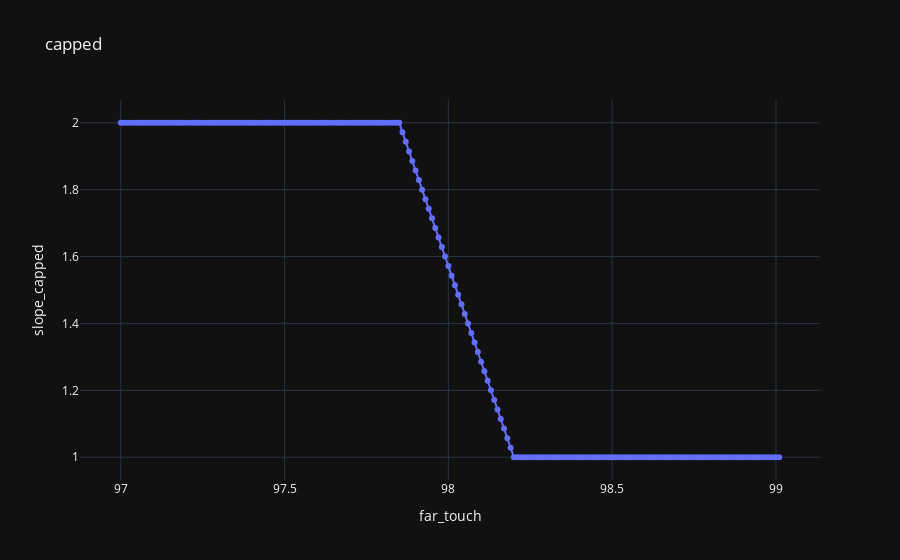
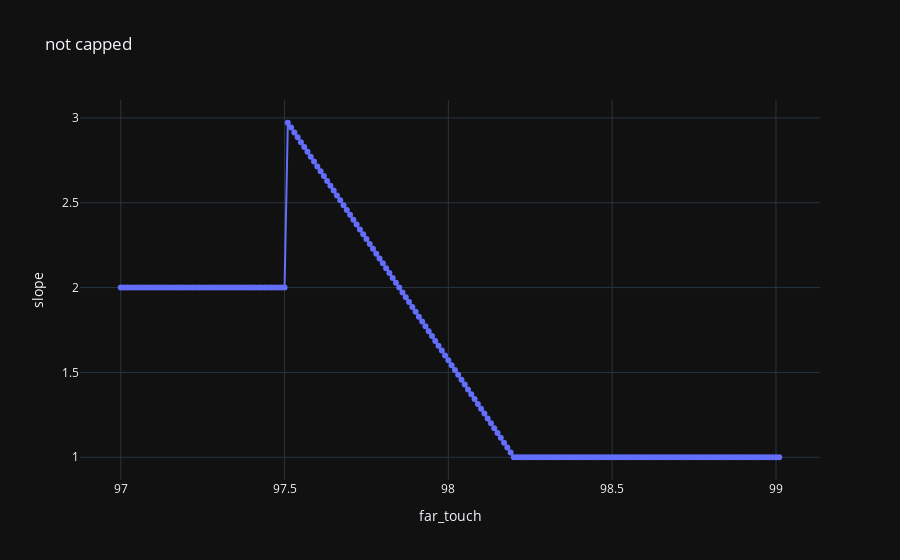

Source (notebook cell) for these figures, in order:
### Code cell
import sys
import pandas as pd
import matplotlib.pyplot as plt
import plotly.express as px
import numpy as np

def plot(ft : float, sl:float):
    plt.plot(ft, sl)
    plt.xlabel('far touch')
    plt.ylabel('slope')
    plt.title('Slope vs. far touch')
    plt.grid(True)
    plt.show()


far_touch = np.round(np.arange(97, 99.01, 0.01), 2)
passive_limit = 97.5
aggressive_limit = 98.2

max_slope_multiplier = 2

data = {
    "far_touch": far_touch,
    "passive_limit": passive_limit,
    "aggressive_limit": aggressive_limit
}

df = pd.DataFrame(data)

def slope(ft:float, pl:float, al:float, cap = sys.float_info.max) -> float:
    if ft <= pl:
        return max_slope_multiplier
    elif ft >= al:
        return 1
    else:
        temp = max_slope_multiplier * (max_slope_multiplier - 1) / (pl - al) * (ft - al) + 1
        temp = min(temp, cap)
        return temp

df['slope'] = df.apply(lambda row : slope(row['far_touch'], row['passive_limit'], row['aggressive_limit']), axis=1)
df['slope_capped'] = df.apply(lambda row: slope(row['far_touch'], row['passive_limit'], row['aggressive_limit'], max_slope_multiplier), axis=1)

df


# plot(df['far_touch'], df['slope'])
# plot(df['far_touch'], df['slope_capped'])

fig = px.line(df, x='far_touch', y='slope_capped', markers=True, title='capped')
fig.show()
fig = px.line(df, x='far_touch', y='slope', markers=True, title='not capped')
fig.show()

### Figure 1 — Plotly figure (JSON) as saved in the notebook; plotly's stock layout.template omitted (floating-point values rounded to 4 significant figures; data arrays with more than 128 entries replaced by an {"elided": "..."} marker saying what was removed)
{"data": [{"hovertemplate": "far_touch=%{x}<br>slope_capped=%{y}<extra></extra>", "legendgroup": "", "line": {"color": "#636efa", "dash": "solid"}, "marker": {"symbol": "circle"}, "mode": "lines+markers", "name": "", "orientation": "v", "showlegend": false, "x": {"elided": "202 float values"}, "xaxis": "x", "y": {"elided": "202 float values"}, "yaxis": "y", "type": "scatter"}], "layout": {"xaxis": {"anchor": "y", "domain": [0.0, 1.0], "title": {"text": "far_touch"}}, "yaxis": {"anchor": "x", "domain": [0.0, 1.0], "title": {"text": "slope_capped"}}, "legend": {"tracegroupgap": 0}, "title": {"text": "capped"}}}

### Figure 2 — Plotly figure (JSON) as saved in the notebook; plotly's stock layout.template omitted (floating-point values rounded to 4 significant figures; data arrays with more than 128 entries replaced by an {"elided": "..."} marker saying what was removed)
{"data": [{"hovertemplate": "far_touch=%{x}<br>slope=%{y}<extra></extra>", "legendgroup": "", "line": {"color": "#636efa", "dash": "solid"}, "marker": {"symbol": "circle"}, "mode": "lines+markers", "name": "", "orientation": "v", "showlegend": false, "x": {"elided": "202 float values"}, "xaxis": "x", "y": {"elided": "202 float values"}, "yaxis": "y", "type": "scatter"}], "layout": {"xaxis": {"anchor": "y", "domain": [0.0, 1.0], "title": {"text": "far_touch"}}, "yaxis": {"anchor": "x", "domain": [0.0, 1.0], "title": {"text": "slope"}}, "legend": {"tracegroupgap": 0}, "title": {"text": "not capped"}}}
